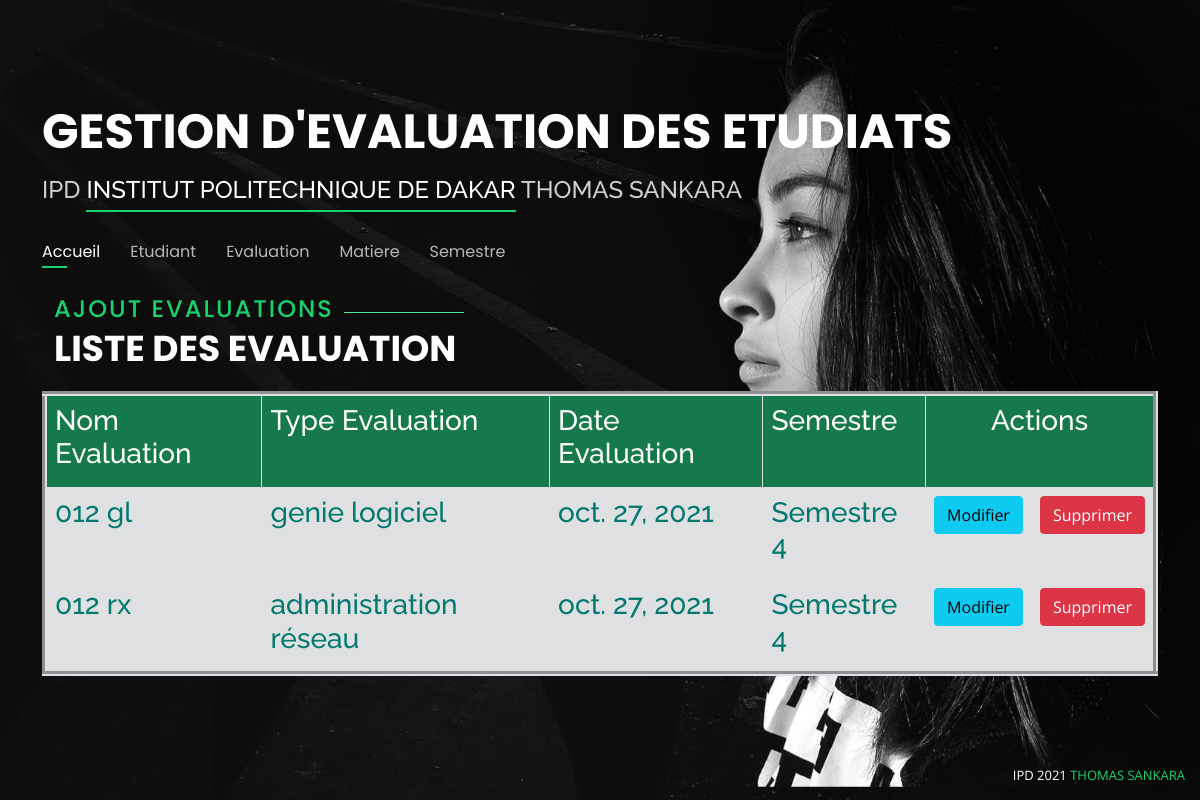
The app's page /evaluation/ with its own data.
### app_etudiant/models.py (models this page shows, shortened)
class Evaluation(models.Model):
    idEv = models.BigAutoField(primary_key=True, unique=True)
    nomEvaluation = models.CharField(max_length=100)
    typeEvaluation = models.CharField(max_length=100)
    dateEvaluation = models.DateField()
    idSemestreEvaluation = models.ForeignKey(Semestre, on_delete=models.CASCADE)

class Semestre(models.Model):
    idSemestre = models.BigAutoField(primary_key=True, unique=True)
    nomSemestre = models.CharField(max_length=30)
    def __str__(self):
        return self.nomSemestre

### app_etudiant/views.py (the view)
# urls.py: path('evaluation/', views.evaluation),
def evaluation(request):
    return render(request, 'evaluation.html', {'Evaluation': Evaluation.objects.all()})

### gestionetudiant/templates/evaluation.html (shortened to what this page needs)
<!DOCTYPE html>
<html lang="en">
<head>
 {% load static %}
  <link href="../../static/assets/vendor/bootstrap/css/bootstrap.min.css" rel="stylesheet">
  <link href="../../static/assets/vendor/bootstrap-icons/bootstrap-icons.css" rel="stylesheet">
  <link href="../../static/assets/vendor/boxicons/css/boxicons.min.css" rel="stylesheet">
  <link href="../../static/assets/vendor/glightbox/css/glightbox.min.css" rel="stylesheet">
  <link href="../../static/assets/vendor/remixicon/remixicon.css" rel="stylesheet">
  <link href="../../static/assets/vendor/swiper/swiper-bundle.min.css" rel="stylesheet">
  <link href="../../static/assets/css/style.css" rel="stylesheet">
    {% load static %}
  <link rel="stylesheet" type="text/css" href="{% static 'assets/vendor/bootstrap/css/bootstrap.min.css' %}" />
  <link rel="stylesheet" type="text/css" href="{% static 'assets/vendor/bootstrap-icons/bootstrap-icons.css' %}" />
   <link rel="stylesheet" type="text/css" href="{% static 'assets/vendor/boxicons/css/boxicons.min.css' %}" />
   <link rel="stylesheet" type="text/css" href="{% static 'assets/vendor/glightbox/css/glightbox.min.css' %}" />
   <link rel="stylesheet" type="text/css" href="{% static 'assets/vendor/remixicon/remixicon.css' %} " />
   <link rel="stylesheet" type="text/css" href="{% static 'assets/vendor/swiper/swiper-bundle.min.css' %}" />
 <link rel="stylesheet" type="text/css" href="{% static 'assets/css/style.css' %}" />
</head>
<body>
  <header id="header">
    <div class="container">
      <h1><a href="accueil.html">GESTION D'EVALUATION DES ETUDIATS</a></h1>
      <h2>IPD <span>INSTITUT POLITECHNIQUE DE DAKAR</span> THOMAS SANKARA</h2>
      <nav id="navbar" class="navbar">
      <ul>
          <li><a class="nav-link active" href="/accueil">Accueil</a></li>
          <li><a class="nav-link" href="/etudiant">Etudiant</a></li>
          <li><a class="nav-link" href="/evaluation">Evaluation</a></li>
          <li><a class="nav-link" href="/matiere">Matiere</a></li>
          <li><a class="nav-link" href="/semestre">Semestre</a></li>
        </ul>
      </nav>
<br>
    <div class="container">
      <div class="section-title">
        <h2><a href="/ajout_evaluation2">Ajout Evaluations</a></h2>
        <p>Liste des Evaluation</p>
      </div>
    </div>
<table class="table table-active table-bordered table-responsive" border="5" cellpadding="5" cellspacing="3">
    <tr class="bg-success">
         <th style="color:white"><h3>Nom Evaluation</h3></th>
        <th style="color:white"><h3>Type Evaluation</h3></th>
        <th style="color:white"><h3>Date Evaluation</h3></th>
         <th style="color:white"><h3> Semestre </h3></th>
         <th style="text-align:center; color:white;" colspan="2" style="color:white"><h3>Actions</h3></th>
</tr>
   {% for evaluation in Evaluation %}
<tr class="table-light">
        <td style="color:#01796F"><h3>{{ evaluation.nomEvaluation}}</h3></td>
       <td style="color:#01796F"><h3>{{ evaluation.typeEvaluation}}</h3></td>
      <td style="color:#01796F"><h3>{{ evaluation.dateEvaluation}}</h3></td>
       <td style="color:#01796F"><h3>{{ evaluation.idSemestreEvaluation}}</h3></td>
<td> <a class="btn btn-info" href="{% url 'modifier2' evaluation.idEv %}">Modifier</a></td>
  <td>  <a class="btn btn-danger" onclick="return confirm('Êtes-vous sûr de supprimer cet entree?')"
           href="{% url 'supprimer2' evaluation.idEv %}">Supprimer</a></td>
</tr>
{% endfor %}
</table>
</div>
  <div class="credits">
      IPD 2021 <a href="https://fr.wikipedia.org/wiki/Thomas_Sankara">THOMAS SANKARA</a>
  </div>
{% load static %}
</body>
</html>

### app_etudiant/static/assets/css/style.css (style rules this page uses)
body { font-family: "Open Sans", sans-serif; background-color: #040404; color: #fff; position: relative; background: transparent; }
body::before { content: ""; position: fixed; background: #040404 url("../img/bg.jpg") top right no-repeat; background-size: cover; left: 0; right: 0; top: 0; height: 100vh; z-index: -1; }
@media (min-width: 1024px) { body::before { background-attachment: fixed; } }
a { color: #18d26e; text-decoration: none; }
h1, h2, h3, h4, h5, h6 { font-family: "Raleway", sans-serif; }
#header { transition: ease-in-out 0.3s; position: relative; height: 100vh; display: flex; align-items: center; z-index: 997; overflow-y: auto; }
#header * { transition: ease-in-out 0.3s; }
#header h1 { font-size: 48px; margin: 0; padding: 0; line-height: 1; font-weight: 700; font-family: "Poppins", sans-serif; }
#header h1 a, #header h1 a:hover { color: #fff; line-height: 1; display: inline-block; }
#header h2 { font-size: 24px; margin-top: 20px; color: rgba(255, 255, 255, 0.8); }
#header h2 span { color: #fff; border-bottom: 2px solid #18d26e; padding-bottom: 6px; }
.navbar { padding: 0; margin-top: 35px; }
.navbar ul { margin: 0; padding: 0; display: flex; list-style: none; align-items: center; }
.navbar li { position: relative; }
.navbar li + li { margin-left: 30px; }
.navbar a, .navbar a:focus { display: flex; align-items: center; justify-content: space-between; padding: 0; font-family: "Poppins", sans-serif; font-size: 16px; font-weight: 400; color: rgba(255, 255, 255, 0.7); white-space: nowrap; transition: 0.3s; }
.navbar a:before { content: ""; position: absolute; width: 0; height: 2px; bottom: -4px; left: 0; background-color: #18d26e; visibility: hidden; width: 0px; transition: all 0.3s ease-in-out 0s; }
.navbar a:hover:before, .navbar li:hover > a:before, .navbar .active:before { visibility: visible; width: 25px; }
.navbar a:hover, .navbar .active, .navbar .active:focus, .navbar li:hover > a { color: #fff; }
.section-title h2 { font-size: 14px; font-weight: 500; padding: 0; line-height: 1px; margin: 0 0 20px 0; letter-spacing: 2px; text-transform: uppercase; color: #aaaaaa; font-family: "Poppins", sans-serif; }
.section-title h2::after { content: ""; width: 120px; height: 1px; display: inline-block; background: #4ceb95; margin: 4px 10px; }
.section-title p { margin: 0; margin: -15px 0 15px 0; font-size: 36px; font-weight: 700; text-transform: uppercase; font-family: "Poppins", sans-serif; color: #fff; }
.credits { position: fixed; right: 0; left: 0; bottom: 0; padding: 15px; text-align: right; font-size: 13px; color: #fff; z-index: 999999; }
.credits a { color: #18d26e; transition: 0.3s; }

### records on screen
Evaluation: nomEvaluation "012 gl", typeEvaluation "genie logiciel", dateEvaluation "oct. 27, 2021", idSemestreEvaluation "Semestre 4"
Evaluation: nomEvaluation "012 rx", typeEvaluation "administration réseau", dateEvaluation "oct. 27, 2021", idSemestreEvaluation "Semestre 4"
